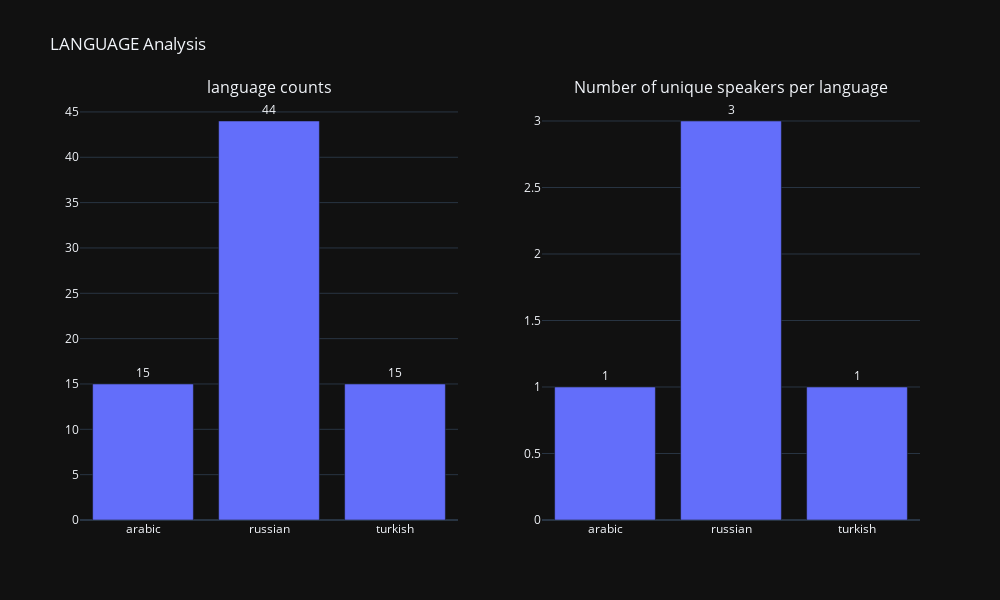

The notebook cell this image was saved under:
### Code cell
plot_column_analysis("language")

### Figure 1 — Plotly figure (JSON) as saved in the notebook; plotly's stock layout.template omitted (floating-point values rounded to 4 significant figures)
{"data": [{"alignmentgroup": "True", "hovertemplate": "language=%{x}<br>Count=%{y}<br>text=%{text}<extra></extra>", "legendgroup": "", "marker": {"color": "#636efa", "pattern": {"shape": ""}}, "name": "", "offsetgroup": "", "orientation": "v", "showlegend": false, "text": [15.0, 44.0, 15.0], "textposition": "outside", "texttemplate": "%{text}", "x": ["arabic", "russian", "turkish"], "xaxis": "x", "y": [15, 44, 15], "yaxis": "y", "type": "bar"}, {"alignmentgroup": "True", "hovertemplate": "language=%{x}<br>number of Unique Speakers=%{y}<br>text=%{text}<extra></extra>", "legendgroup": "", "marker": {"color": "#636efa", "pattern": {"shape": ""}}, "name": "", "offsetgroup": "", "orientation": "v", "showlegend": false, "text": [1.0, 3.0, 1.0], "textposition": "outside", "texttemplate": "%{text}", "x": ["arabic", "russian", "turkish"], "xaxis": "x2", "y": [1, 3, 1], "yaxis": "y2", "type": "bar"}], "layout": {"xaxis": {"anchor": "y", "domain": [0.0, 0.45]}, "yaxis": {"anchor": "x", "domain": [0.0, 1.0]}, "xaxis2": {"anchor": "y2", "domain": [0.55, 1.0]}, "yaxis2": {"anchor": "x2", "domain": [0.0, 1.0]}, "annotations": [{"font": {"size": 16}, "showarrow": false, "text": "language counts", "x": 0.225, "xanchor": "center", "xref": "paper", "y": 1.0, "yanchor": "bottom", "yref": "paper"}, {"font": {"size": 16}, "showarrow": false, "text": "Number of unique speakers per language", "x": 0.775, "xanchor": "center", "xref": "paper", "y": 1.0, "yanchor": "bottom", "yref": "paper"}], "title": {"text": "LANGUAGE Analysis"}, "width": 1000, "height": 600}}
